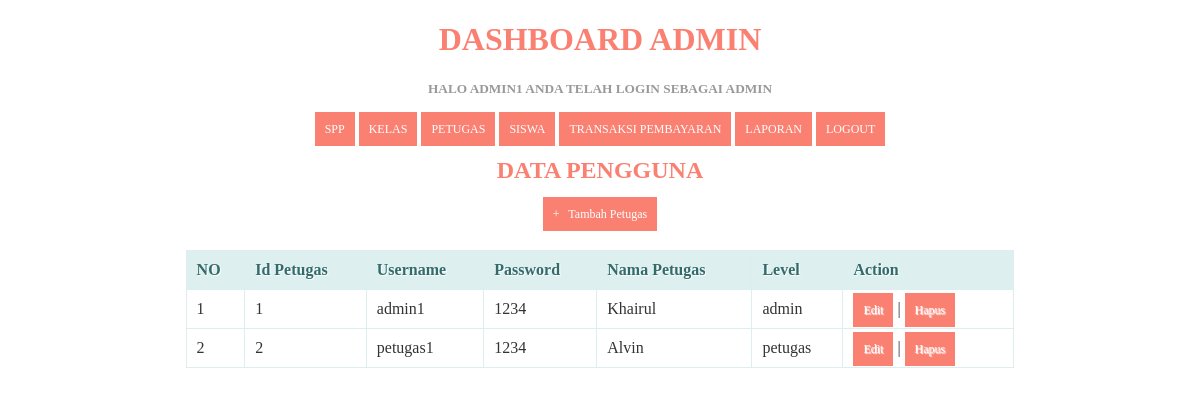
The page /petugas.php (signed in) on the database its author committed.
### tables this page shows
CREATE TABLE `tb_petugas` (
  `id_petugas` int(11) NOT NULL,
  `username` varchar(25) NOT NULL,
  `password` varchar(32) NOT NULL,
  `nama_petugas` varchar(35) NOT NULL,
  `level` enum('admin','petugas') NOT NULL
);

### petugas.php (the view, shortened to what this page needs)
<!DOCTYPE html>
<html>
  <head>
  </head>
<body>
  <?php
  include ('header.php');
?>
    <center><h2>Data Pengguna</h2><center>
    <center><a href="tambah_petugas.php">+ &nbsp; Tambah Petugas </a><center>
    <br/>
    <table>
      <thead>
        <tr>
    <th>NO</th>
    <th>Id Petugas</th>
    <th>Username</th>
    <th>Password</th>
    <th>Nama Petugas</th>
    <th>Level</th>
    <th>Action</th>
        </tr>
    </thead>
    <tbody>
      <?php
      $query = "SELECT * FROM tb_petugas ORDER BY id_petugas";
      $result = mysqli_query($koneksi, $query);
      $no = 1;
      while($row = mysqli_fetch_assoc($result))
      {
      ?>
       <tr>
          <td><?php echo $no; ?></td>
          <td><?php echo $row['id_petugas']; ?></td>
          <td><?php echo $row['username']; ?></td>
          <td><?php echo $row['password']; ?></td>
          <td><?php echo $row['nama_petugas']; ?></td>
          <td><?php echo $row['level']; ?></td>
          <td width="150px">
              <a href="edit_petugas.php?id=<?php echo $row['id_petugas']; ?>">Edit</a> |
              <a href="proses_hapuspetugas.php?id=<?php echo $row['id_petugas']; ?>" onClick="return confirm('Anda yakin akan menghapus data ini?')">Hapus</a>
          </td>
      </tr>
      <?php
        $no++;
      }
      ?>
    </tbody>
    </table>
</body>
</html>

### petugas.php (style rules this page uses)
* { font-family: "Trebuchet MS"; }
h2 { text-transform: uppercase; color: salmon; }
table { border: solid 1px #DDEEEE; border-collapse: collapse; border-spacing: 0; width: 10%; margin: 10px auto 10px auto; }
table thead th { background-color: #000080; border: solid 1px #DDEEEE; color: #336B6B; padding: 10px; text-align: left; text-shadow: 1px 1px 1px #fff; text-decoration: none; }
table tbody td { border: solid 1px #DDEEEE; color: #000080; padding: 10px; text-shadow: 1px 1px 1px #fff; }
a { background-color: navy; color: #000080; padding: 10px; text-decoration: none; font-size: 12px; }

### header.php (style rules this page uses)
* { font-family: "Trebuchet MS"; }
table { border: solid 1px #DDEEEE; border-collapse: collapse; border-spacing: 0; width: 70%; margin: 10px auto 10px auto; }
table thead th { background-color: #DDEFEF; border: solid 1px #DDEEEE; color: #336B6B; padding: 10px; text-align: left; text-shadow: 1px 1px 1px #fff; text-decoration: none; }
table tbody td { border: solid 1px #DDEEEE; color: #333; padding: 10px; text-shadow: 1px 1px 1px #fff; }
a { background-color: salmon; color: #fff; padding: 10px; text-decoration: none; font-size: 12px; }

### rows shown on the page
tb_petugas: id_petugas "1", username "admin1", password "1234", nama_petugas "Khairul", level "admin"
tb_petugas: id_petugas "2", username "petugas1", password "1234", nama_petugas "Alvin", level "petugas"

### other values the page prints
$_SESSION['username'] "ADMIN1"
$_SESSION['level'] "ADMIN"
